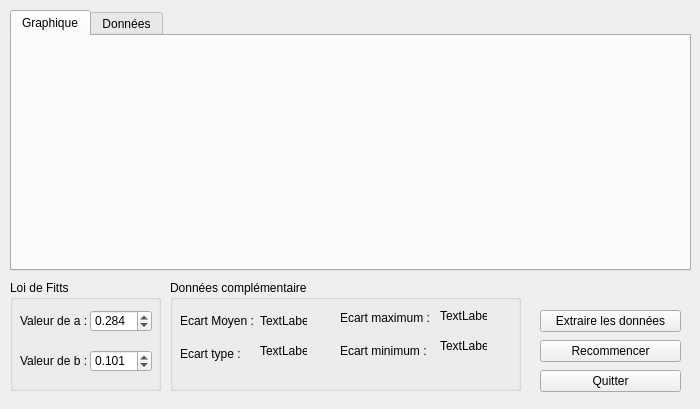
<?xml version="1.0" encoding="UTF-8"?>
<ui version="4.0">
 <class>Result_Fitts</class>
 <widget class="QWidget" name="Result_Fitts">
  <property name="geometry">
   <rect>
    <x>0</x>
    <y>0</y>
    <width>700</width>
    <height>409</height>
   </rect>
  </property>
  <property name="cursor">
   <cursorShape>ArrowCursor</cursorShape>
  </property>
  <property name="windowTitle">
   <string>Resultat loi de Fitts</string>
  </property>
  <widget class="QTabWidget" name="tabWidget">
   <property name="geometry">
    <rect>
     <x>10</x>
     <y>10</y>
     <width>681</width>
     <height>261</height>
    </rect>
   </property>
   <property name="currentIndex">
    <number>0</number>
   </property>
   <widget class="QWidget" name="tab">
    <attribute name="title">
     <string>Graphique</string>
    </attribute>
    <widget class="QCustomPlot" name="customPlot" native="true">
     <property name="geometry">
      <rect>
       <x>10</x>
       <y>10</y>
       <width>651</width>
       <height>211</height>
      </rect>
     </property>
    </widget>
   </widget>
   <widget class="QWidget" name="tab_2">
    <attribute name="title">
     <string>Données</string>
    </attribute>
    <widget class="QTableWidget" name="donnee">
     <property name="geometry">
      <rect>
       <x>10</x>
       <y>10</y>
       <width>651</width>
       <height>211</height>
      </rect>
     </property>
     <property name="sortingEnabled">
      <bool>true</bool>
     </property>
    </widget>
   </widget>
  </widget>
  <widget class="QGroupBox" name="groupBox">
   <property name="geometry">
    <rect>
     <x>170</x>
     <y>280</y>
     <width>351</width>
     <height>111</height>
    </rect>
   </property>
   <property name="title">
    <string>Données complémentaire</string>
   </property>
   <widget class="QLabel" name="label_3">
    <property name="geometry">
     <rect>
      <x>10</x>
      <y>30</y>
      <width>81</width>
      <height>21</height>
     </rect>
    </property>
    <property name="text">
     <string>Ecart Moyen :</string>
    </property>
   </widget>
   <widget class="QLabel" name="Ecart_moyen">
    <property name="geometry">
     <rect>
      <x>90</x>
      <y>30</y>
      <width>47</width>
      <height>21</height>
     </rect>
    </property>
    <property name="text">
     <string>TextLabel</string>
    </property>
   </widget>
   <widget class="QLabel" name="label_4">
    <property name="geometry">
     <rect>
      <x>10</x>
      <y>63</y>
      <width>61</width>
      <height>21</height>
     </rect>
    </property>
    <property name="text">
     <string>Ecart type :</string>
    </property>
   </widget>
   <widget class="QLabel" name="Ecart_type">
    <property name="geometry">
     <rect>
      <x>90</x>
      <y>60</y>
      <width>47</width>
      <height>21</height>
     </rect>
    </property>
    <property name="text">
     <string>TextLabel</string>
    </property>
   </widget>
   <widget class="QLabel" name="label_5">
    <property name="geometry">
     <rect>
      <x>170</x>
      <y>60</y>
      <width>91</width>
      <height>21</height>
     </rect>
    </property>
    <property name="text">
     <string>Ecart minimum :</string>
    </property>
   </widget>
   <widget class="QLabel" name="label_6">
    <property name="geometry">
     <rect>
      <x>170</x>
      <y>27</y>
      <width>91</width>
      <height>21</height>
     </rect>
    </property>
    <property name="text">
     <string>Ecart maximum :</string>
    </property>
   </widget>
   <widget class="QLabel" name="Maximum_ecart">
    <property name="geometry">
     <rect>
      <x>270</x>
      <y>20</y>
      <width>47</width>
      <height>31</height>
     </rect>
    </property>
    <property name="text">
     <string>TextLabel</string>
    </property>
   </widget>
   <widget class="QLabel" name="Minimum_ecart">
    <property name="geometry">
     <rect>
      <x>270</x>
      <y>50</y>
      <width>47</width>
      <height>31</height>
     </rect>
    </property>
    <property name="text">
     <string>TextLabel</string>
    </property>
   </widget>
  </widget>
  <widget class="QGroupBox" name="groupBox_2">
   <property name="geometry">
    <rect>
     <x>10</x>
     <y>280</y>
     <width>151</width>
     <height>111</height>
    </rect>
   </property>
   <property name="title">
    <string>Loi de Fitts</string>
   </property>
   <widget class="QLabel" name="label">
    <property name="geometry">
     <rect>
      <x>10</x>
      <y>30</y>
      <width>71</width>
      <height>21</height>
     </rect>
    </property>
    <property name="text">
     <string>Valeur de a :</string>
    </property>
   </widget>
   <widget class="QDoubleSpinBox" name="Value_a">
    <property name="geometry">
     <rect>
      <x>80</x>
      <y>30</y>
      <width>62</width>
      <height>22</height>
     </rect>
    </property>
    <property name="decimals">
     <number>3</number>
    </property>
    <property name="minimum">
     <double>0.000000000000000</double>
    </property>
    <property name="maximum">
     <double>10.000000000000000</double>
    </property>
    <property name="singleStep">
     <double>0.001000000000000</double>
    </property>
    <property name="value">
     <double>0.284000000000000</double>
    </property>
   </widget>
   <widget class="QDoubleSpinBox" name="Value_b">
    <property name="geometry">
     <rect>
      <x>80</x>
      <y>70</y>
      <width>62</width>
      <height>22</height>
     </rect>
    </property>
    <property name="decimals">
     <number>3</number>
    </property>
    <property name="maximum">
     <double>10.000000000000000</double>
    </property>
    <property name="singleStep">
     <double>0.001000000000000</double>
    </property>
    <property name="value">
     <double>0.101000000000000</double>
    </property>
   </widget>
   <widget class="QLabel" name="label_2">
    <property name="geometry">
     <rect>
      <x>10</x>
      <y>70</y>
      <width>71</width>
      <height>21</height>
     </rect>
    </property>
    <property name="text">
     <string>Valeur de b :</string>
    </property>
   </widget>
  </widget>
  <widget class="QPushButton" name="pushButton_2">
   <property name="geometry">
    <rect>
     <x>540</x>
     <y>370</y>
     <width>141</width>
     <height>22</height>
    </rect>
   </property>
   <property name="text">
    <string>Quitter</string>
   </property>
  </widget>
  <widget class="QPushButton" name="Extract">
   <property name="geometry">
    <rect>
     <x>540</x>
     <y>310</y>
     <width>141</width>
     <height>22</height>
    </rect>
   </property>
   <property name="text">
    <string>Extraire les données</string>
   </property>
  </widget>
  <widget class="QLabel" name="Donnee_extraite">
   <property name="geometry">
    <rect>
     <x>570</x>
     <y>290</y>
     <width>81</width>
     <height>20</height>
    </rect>
   </property>
   <property name="layoutDirection">
    <enum>Qt::LeftToRight</enum>
   </property>
   <property name="text">
    <string/>
   </property>
  </widget>
  <widget class="QPushButton" name="Retry">
   <property name="geometry">
    <rect>
     <x>540</x>
     <y>340</y>
     <width>141</width>
     <height>22</height>
    </rect>
   </property>
   <property name="text">
    <string>Recommencer</string>
   </property>
  </widget>
 </widget>
 <customwidgets>
  <customwidget>
   <class>QCustomPlot</class>
   <extends>QWidget</extends>
   <header>qcustomplot.h</header>
   <container>1</container>
  </customwidget>
 </customwidgets>
 <resources/>
 <connections/>
</ui>
